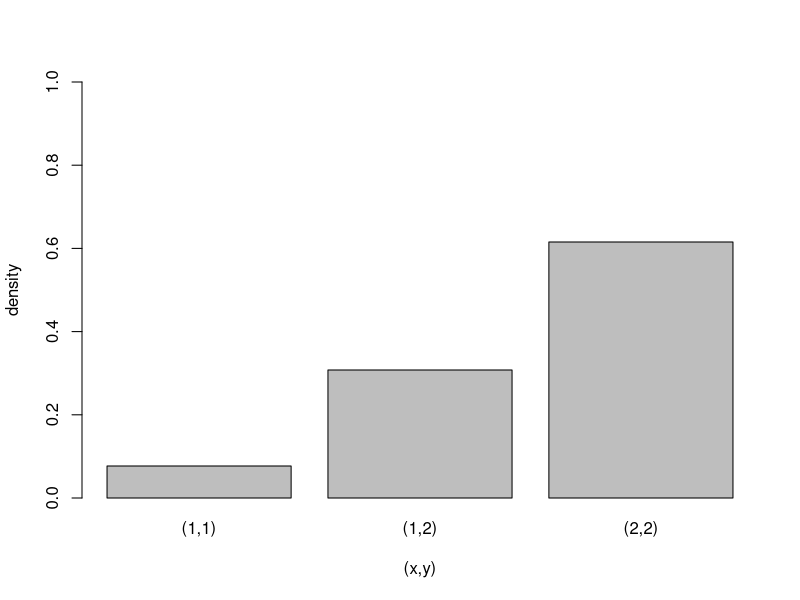

The R source for this figure:
## ---- chunk 1
set.seed(1)
a <- 5
x <- rexp(10, rate=a)
## ---- chunk 2
f <- function(x,y) x * y^2 / 13
feval <- c(f(1,1), f(1,2), f(2,2))
barplot(feval, names.arg=c("(1,1)","(1,2)","(2,2)"),
        ylim=c(0,1), xlab="(x,y)", ylab="density")
## ---- chunk 3
coin <- c(1,1,0,1)
